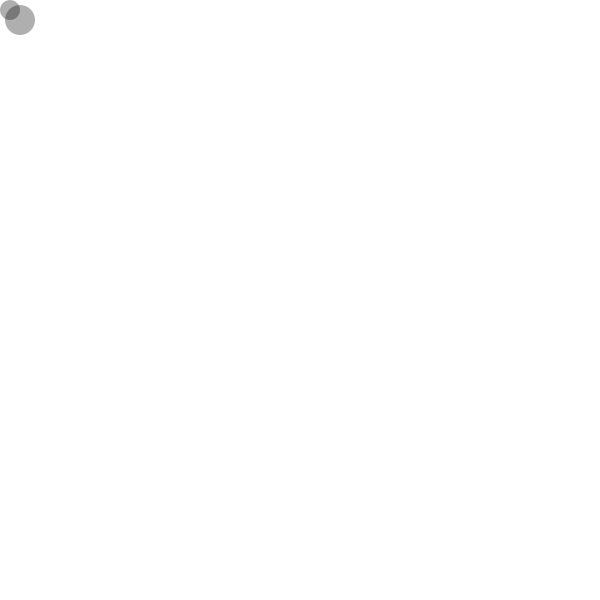
Frame 1 (no input)
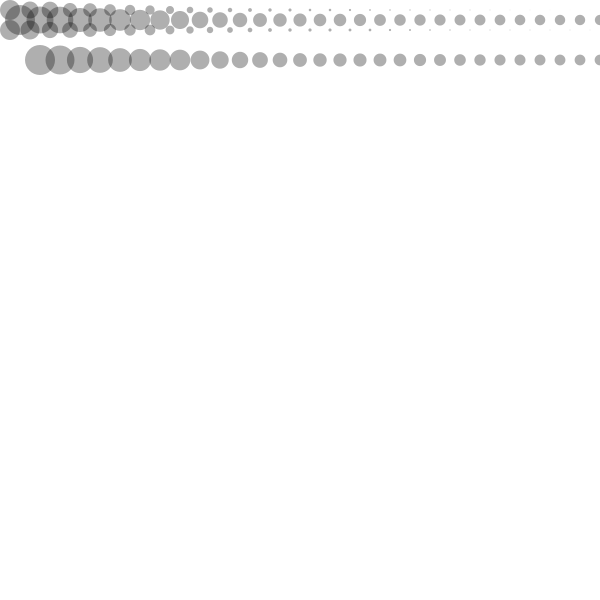
Frame 60 (the mouse pressed at the canvas centre just before this capture)
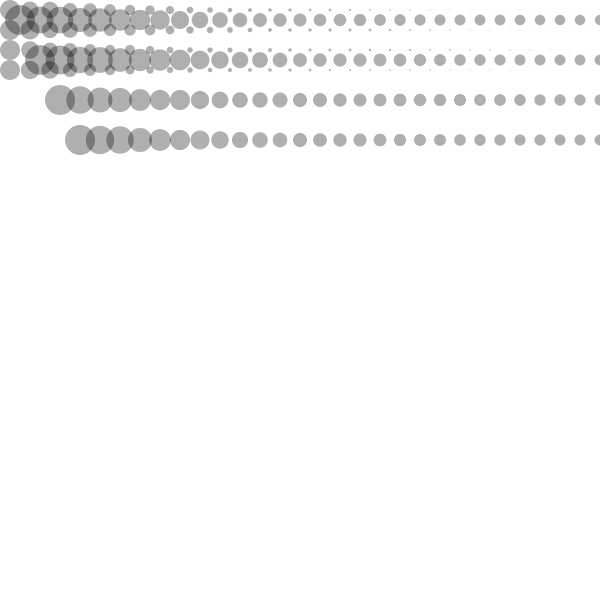
Frame 120 (the mouse held since frame 60 and released just before this capture)

The Processing sketch that drew these frames (run headless with seeded random() and noise(); from frame 60 on, the mouse is pressed at the canvas centre):

// Processing sketch: processing_32014
// ── processing_32014.pde

                                                                                                                                         
                                                                                                                  
//import processing.pdf.*;

float x = 10;
float y = 10;
float diam = 20;
float h = random(10-255);

//int counter = 0; 

void setup()

{

 //size (500, 500, PDF, "final1.pdf"); 
 size(600, 600);
 background (255);
 smooth();
 frameRate(200); 
// noLoop(); 

}

void draw ()

{

    //while(counter < 1000) { 
    noStroke();
    fill(0,0,0,80);
    ellipse (x, y, diam, diam);
    ellipse (x+y, y+y, diam + 10 , diam + 10);
  //endRecord();
    
    diam = diam * random(0.8,0.99);
    
    x = x + 20;
     
    if(x > 600){
       y = y+20;
       x = 10;
       diam = 20;
   
   }
     
    // counter = counter + 1; 
 // }
   
 //  println("ALL DONE");
   //exit(); 
   
}
